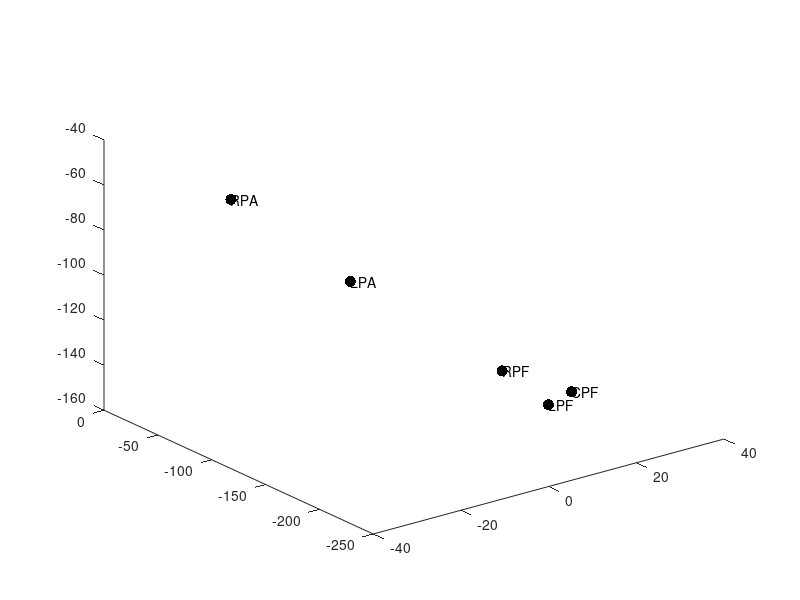
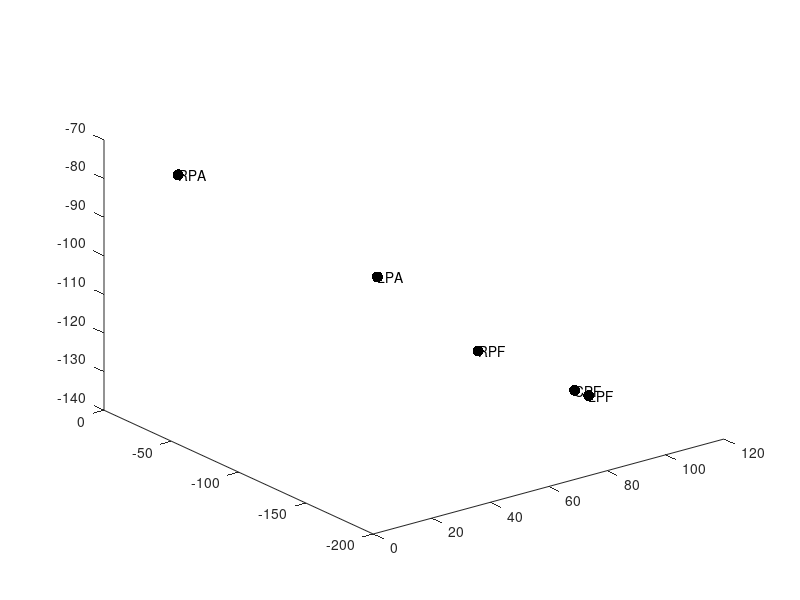
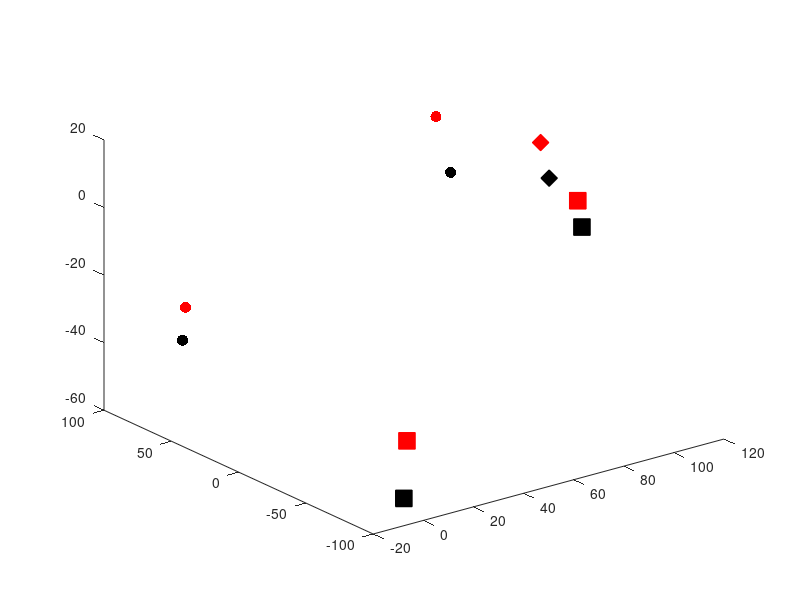
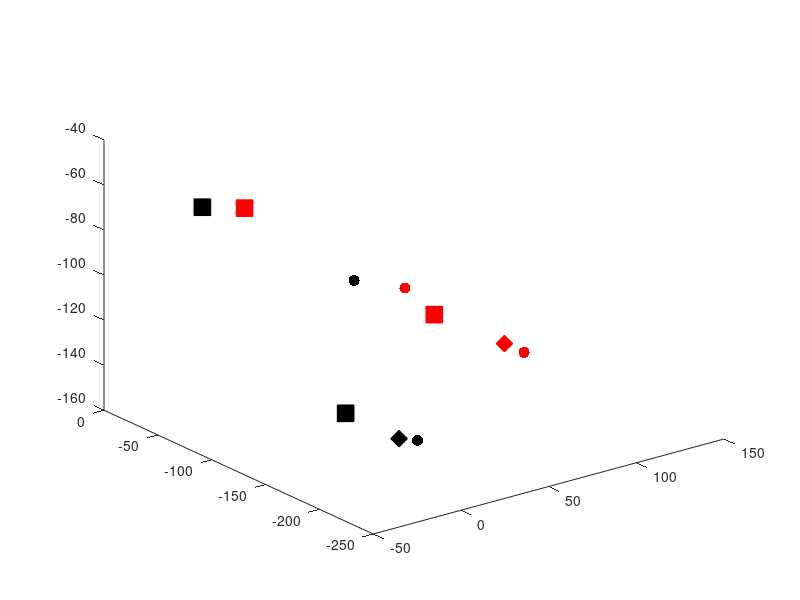

These charts were generated, in order, by the following MATLAB code: (Note: this script raises an error after producing the figures.)
names = {'LPA','RPA','CPF','LPF','RPF'};

left_idx = [1 4];
right_idx = [2 5];
central_idx = 3;

ernie_markers = ...
  [4.1972      	86.718      	-41.673;...
    -0.51881     -86.502       	-55.85;...
    104.83       1.6435       	1.6432;...
    88.576       44.618      	-1.2635;...
    94.947       -41.09    		-3.0135];


ernie_points = ...
   [-34.768		-207.46         -59.945;...
    -22.456		-46.491       	-65.44;...
    32.22      	-140.07      	-159.15;...
    16.422      -182.98       	-147.1;...
    26.172      -100.34      	-155.37];

wl_markers = ...
    [2.786          81.899      	-30.817;...
    5.9745      	-76.725      	-41.904;...
    102.19       	3.0626       	12.452;...
    85.271       	49.342       	15.041;...
    94.024      	-39.732       	4.7156];

wl_points = ...
    [9.4471 		-182.6389   	-78.1391;...
    11.1093  		-30.9845  		-76.3349;...
    109.0490 		-112.7843 		-139.1564;...
    94.7899 		-154.2439       -130.9148;...
    96.9244  		-67.3969 		-133.7234];	


figure;
plot3(ernie_points(:,1),...
    ernie_points(:,2),...
    ernie_points(:,3),...
    'k.','MarkerSize',24);

text(ernie_points(:,1),...
    ernie_points(:,2),...
    ernie_points(:,3),...
    names)



figure;
plot3(wl_points(:,1),...
    wl_points(:,2),...
    wl_points(:,3),...
    'k.','MarkerSize',24);

text(wl_points(:,1),...
    wl_points(:,2),...
    wl_points(:,3),...
    names)


figure; 
plot3(ernie_markers(left_idx,1), ...
    ernie_markers(left_idx,2), ...
    ernie_markers(left_idx,3),...
    'k.','MarkerSize', 24)

hold on;
plot3(ernie_markers(right_idx,1), ...
    ernie_markers(right_idx,2), ...
    ernie_markers(right_idx,3),...
    'ks','MarkerSize', 12,...
    'MarkerFaceColor','k')

plot3(ernie_markers(central_idx,1), ...
    ernie_markers(central_idx,2), ...
    ernie_markers(central_idx,3),...
    'kd','MarkerSize', 12,...
    'MarkerFaceColor','k')


plot3(wl_markers(left_idx,1), ...
    wl_markers(left_idx,2), ...
    wl_markers(left_idx,3),...
    'r.','MarkerSize', 24)

plot3(wl_markers(right_idx,1), ...
    wl_markers(right_idx,2), ...
    wl_markers(right_idx,3),...
    'rs','MarkerSize', 12,...
    'MarkerFaceColor','r')

plot3(wl_markers(central_idx,1), ...
    wl_markers(central_idx,2), ...
    wl_markers(central_idx,3),...
    'rd','MarkerSize', 12,...
    'MarkerFaceColor','r')




figure; 
plot3(ernie_points(left_idx,1), ...
    ernie_points(left_idx,2), ...
    ernie_points(left_idx,3),...
    'k.','MarkerSize', 24)

hold on;
plot3(ernie_points(right_idx,1), ...
    ernie_points(right_idx,2), ...
    ernie_points(right_idx,3),...
    'ks','MarkerSize', 12,...
    'MarkerFaceColor','k')

plot3(ernie_points(central_idx,1), ...
    ernie_points(central_idx,2), ...
    ernie_points(central_idx,3),...
    'kd','MarkerSize', 12,...
    'MarkerFaceColor','k')


plot3(wl_points(left_idx,1), ...
    wl_points(left_idx,2), ...
    wl_points(left_idx,3),...
    'r.','MarkerSize', 24)

plot3(wl_points(right_idx,1), ...
    wl_points(right_idx,2), ...
    wl_points(right_idx,3),...
    'rs','MarkerSize', 12,...
    'MarkerFaceColor','r')

plot3(wl_points(central_idx,1), ...
    wl_points(central_idx,2), ...
    wl_points(central_idx,3),...
    'rd','MarkerSize', 12,...
    'MarkerFaceColor','r')


[Re, Te] = rot3dfit(ernie_points, ernie_markers);
TMe = [Re', Te'; 0 0 0 1];

[Rw, Tw] = rot3dfit(wl_points, wl_markers);
TMw = [Rw', Tw'; 0 0 0 1];


wl_points_to_markers = TMw(1:3,1:3) * wl_points';
e_points_to_markers = TMe(1:3,1:3) * ernie_points';

wl_points_to_markers_02 = bsxfun(@plus, wl_points_to_markers', TMw(1:3,4)');
e_points_to_markers_02 = bsxfun(@plus, e_points_to_markers', TMe(1:3,4)');

figure; 
plot3(e_points_to_markers_02(left_idx,1), ...
    e_points_to_markers_02(left_idx,2), ...
    e_points_to_markers_02(left_idx,3),...
    'k.','MarkerSize', 24)

hold on;
plot3(e_points_to_markers_02(right_idx,1), ...
    e_points_to_markers_02(right_idx,2), ...
    e_points_to_markers_02(right_idx,3),...
    'ks','MarkerSize', 12,...
    'MarkerFaceColor','k')

plot3(e_points_to_markers_02(central_idx,1), ...
    e_points_to_markers_02(central_idx,2), ...
    e_points_to_markers_02(central_idx,3),...
    'kd','MarkerSize', 12,...
    'MarkerFaceColor','k')


plot3(ernie_markers(left_idx,1), ...
    ernie_markers(left_idx,2), ...
    ernie_markers(left_idx,3),...
    'r.','MarkerSize', 24)

plot3(ernie_markers(right_idx,1), ...
    ernie_markers(right_idx,2), ...
    ernie_markers(right_idx,3),...
    'rs','MarkerSize', 12,...
    'MarkerFaceColor','r')

plot3(ernie_markers(central_idx,1), ...
    ernie_markers(central_idx,2), ...
    ernie_markers(central_idx,3),...
    'rd','MarkerSize', 12,...
    'MarkerFaceColor','r')




figure; 
plot3(wl_points_to_markers_02(left_idx,1), ...
    wl_points_to_markers_02(left_idx,2), ...
    wl_points_to_markers_02(left_idx,3),...
    'k.','MarkerSize', 24)

hold on;
plot3(wl_points_to_markers_02(right_idx,1), ...
    wl_points_to_markers_02(right_idx,2), ...
    wl_points_to_markers_02(right_idx,3),...
    'ks','MarkerSize', 12,...
    'MarkerFaceColor','k')

plot3(wl_points_to_markers_02(central_idx,1), ...
    wl_points_to_markers_02(central_idx,2), ...
    wl_points_to_markers_02(central_idx,3),...
    'kd','MarkerSize', 12,...
    'MarkerFaceColor','k')


plot3(wl_markers(left_idx,1), ...
    wl_markers(left_idx,2), ...
    wl_markers(left_idx,3),...
    'r.','MarkerSize', 24)

plot3(wl_markers(right_idx,1), ...
    wl_markers(right_idx,2), ...
    wl_markers(right_idx,3),...
    'rs','MarkerSize', 12,...
    'MarkerFaceColor','r')

plot3(wl_markers(central_idx,1), ...
    wl_markers(central_idx,2), ...
    wl_markers(central_idx,3),...
    'rd','MarkerSize', 12,...
    'MarkerFaceColor','r')









